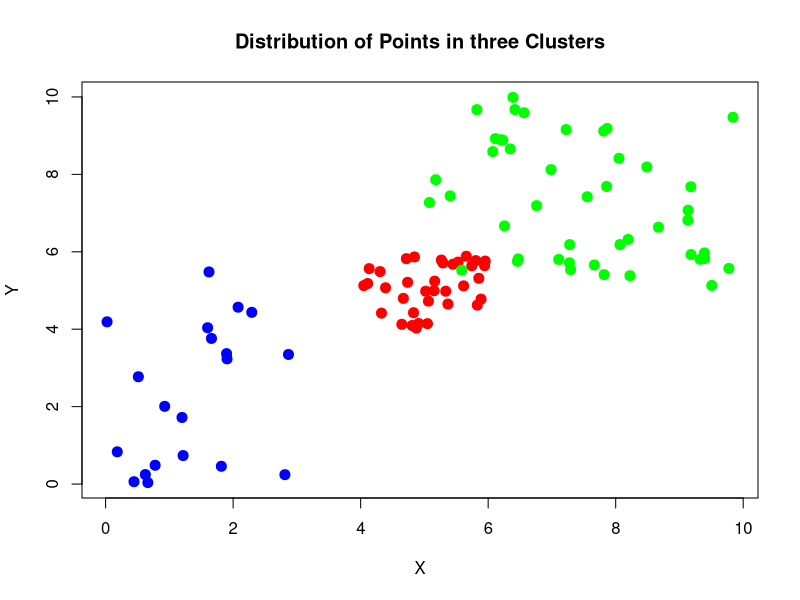
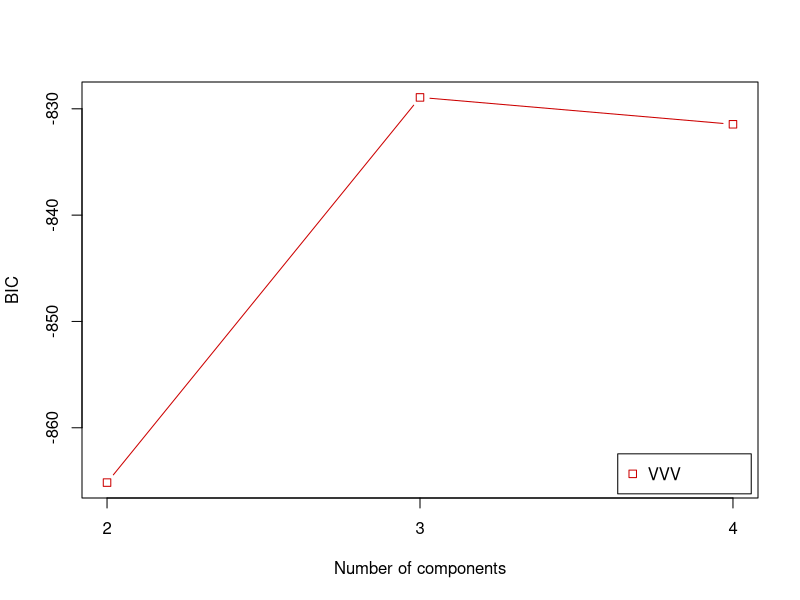
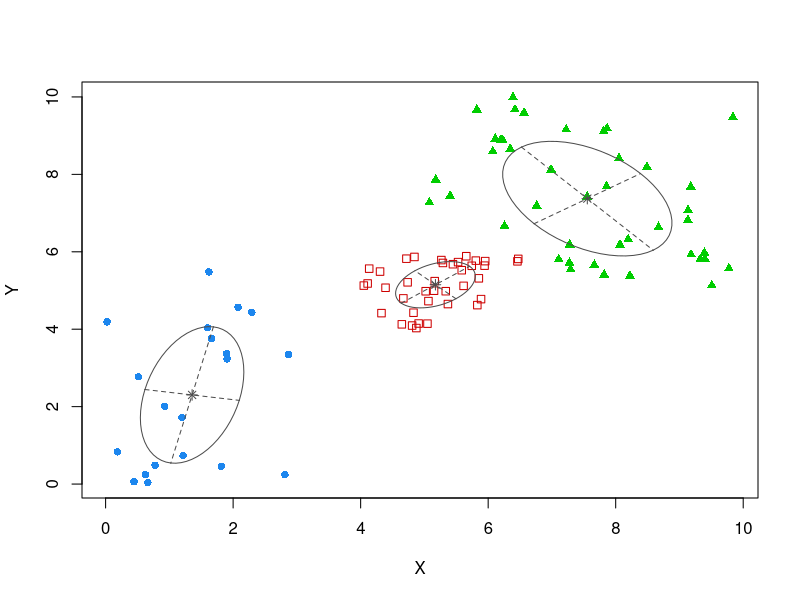
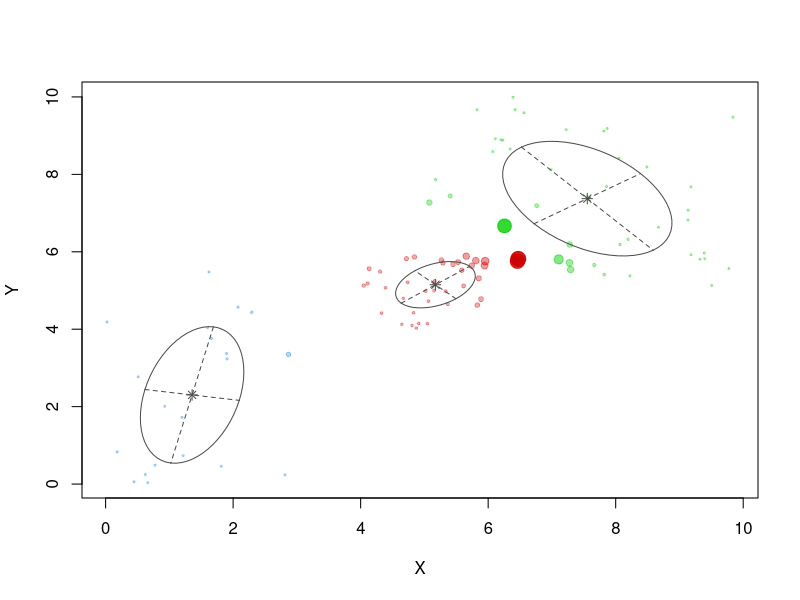
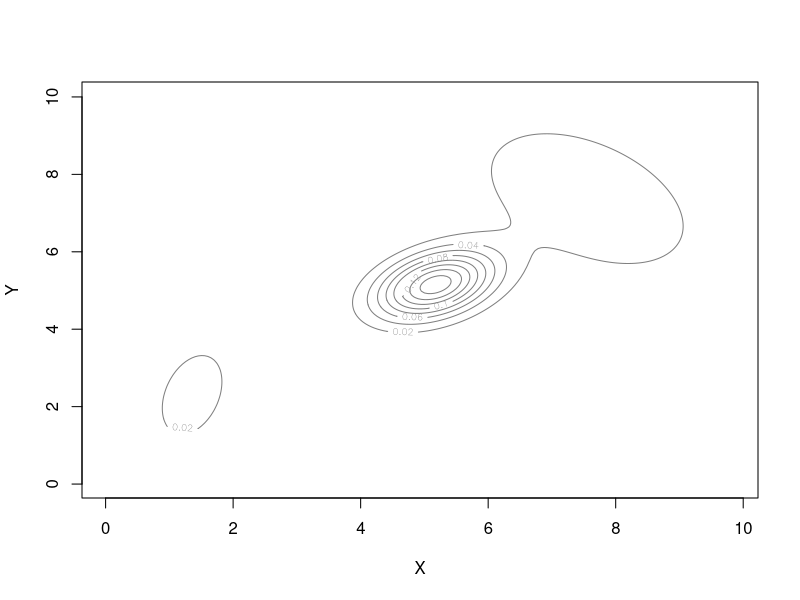

Write the R code that produced these figures, in order.
## ---- chunk 1
library(mclust); library(dplyr)

nofpts1 <- 20
x1 <- runif(nofpts1,min=0,max=3)
y1 <- runif(nofpts1,min=0,max=6)

nofpts2 <- 35
x2 <- runif(nofpts2,min=4,max=6)
y2 <- runif(nofpts2,min=4,max=6)

nofpts3 <- 45
x3 <- runif(nofpts3,min=5,max=10)
y3 <- runif(nofpts3,min=5,max=10)

X <- c(x1,x2,x3)
Y <- c(y1,y2,y3)

p <- data.frame(X,Y)
plot(Y~X, data=p, pch=20, cex=2,
     col=c(rep("blue",nofpts1),rep("red",nofpts2),rep("green",nofpts3)),
     main="Distribution of Points in three Clusters")
## ---- chunk 2
p.Mclust <- Mclust(p, G=c(2,3,4), modelNames="VVV")
summary(p.Mclust)
## ---- chunk 3
plot(p.Mclust, what="BIC")
## ---- chunk 4
plot(p.Mclust, what="classification")
## ---- chunk 5
plot(p.Mclust, what="uncertainty")
## ---- chunk 6
plot(p.Mclust, what="density")
